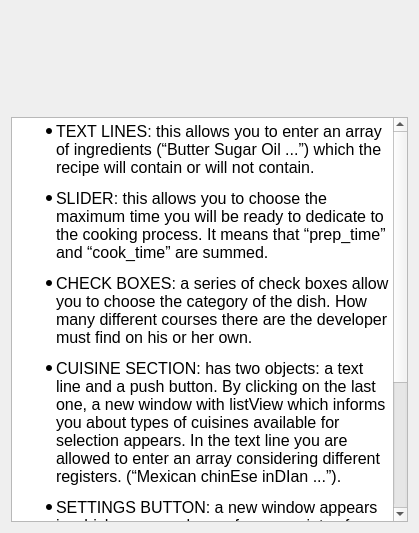
<?xml version="1.0" encoding="UTF-8"?>
<ui version="4.0">
 <class>About</class>
 <widget class="QDialog" name="About">
  <property name="geometry">
   <rect>
    <x>0</x>
    <y>0</y>
    <width>419</width>
    <height>533</height>
   </rect>
  </property>
  <property name="windowTitle">
   <string>about app</string>
  </property>
  <layout class="QGridLayout" name="gridLayout">
   <item row="1" column="0">
    <widget class="QTextEdit" name="textEdit">
     <property name="readOnly">
      <bool>true</bool>
     </property>
     <property name="html">
      <string>&lt;!DOCTYPE HTML PUBLIC &quot;-//W3C//DTD HTML 4.0//EN&quot; &quot;http://www.w3.org/TR/REC-html40/strict.dtd&quot;&gt;
&lt;html&gt;&lt;head&gt;&lt;meta name=&quot;qrichtext&quot; content=&quot;1&quot; /&gt;&lt;meta charset=&quot;utf-8&quot; /&gt;&lt;style type=&quot;text/css&quot;&gt;
p, li { white-space: pre-wrap; }
&lt;/style&gt;&lt;/head&gt;&lt;body style=&quot; font-family:'.AppleSystemUIFont'; font-size:13pt; font-weight:400; font-style:normal;&quot;&gt;
&lt;ul style=&quot;margin-top: 0px; margin-bottom: 0px; margin-left: 0px; margin-right: 0px; -qt-list-indent: 1;&quot;&gt;&lt;li style=&quot; font-family:'SymbolMT'; font-size:12pt;&quot; style=&quot; margin-top:12px; margin-bottom:12px; margin-left:0px; margin-right:0px; -qt-block-indent:0; text-indent:0px;&quot;&gt;&lt;span style=&quot; font-family:'TimesNewRomanPSMT';&quot;&gt;TEXT LINES: this allows you to enter an array of ingredients (“Butter Sugar Oil ...”) which the recipe will contain or will not contain.&lt;/span&gt;&lt;/li&gt;
&lt;li style=&quot; font-family:'SymbolMT'; font-size:12pt;&quot; style=&quot; margin-top:12px; margin-bottom:12px; margin-left:0px; margin-right:0px; -qt-block-indent:0; text-indent:0px;&quot;&gt;&lt;span style=&quot; font-family:'TimesNewRomanPSMT';&quot;&gt;SLIDER: this allows you to choose the maximum time you will be ready to dedicate to the cooking process. It means that “prep_time” and “cook_time” are summed.&lt;/span&gt;&lt;/li&gt;
&lt;li style=&quot; font-family:'SymbolMT'; font-size:12pt;&quot; style=&quot; margin-top:12px; margin-bottom:12px; margin-left:0px; margin-right:0px; -qt-block-indent:0; text-indent:0px;&quot;&gt;&lt;span style=&quot; font-family:'TimesNewRomanPSMT';&quot;&gt;CHECK BOXES: a series of check boxes allow you to choose the category of the dish. How many different courses there are the developer must find on his or her own. &lt;/span&gt;&lt;/li&gt;
&lt;li style=&quot; font-family:'SymbolMT'; font-size:12pt;&quot; style=&quot; margin-top:12px; margin-bottom:12px; margin-left:0px; margin-right:0px; -qt-block-indent:0; text-indent:0px;&quot;&gt;&lt;span style=&quot; font-family:'TimesNewRomanPSMT';&quot;&gt;CUISINE SECTION: has two objects: a text line and a push button. By clicking on the last one, a new window with listView which informs you about types of cuisines available for selection appears. In the text line you are allowed to enter an array considering different registers. (“Mexican chinEse inDIan ...”).&lt;/span&gt;&lt;/li&gt;
&lt;li style=&quot; font-family:'TimesNewRomanPSMT'; font-size:12pt;&quot; style=&quot; margin-top:12px; margin-bottom:12px; margin-left:0px; margin-right:0px; -qt-block-indent:0; text-indent:0px;&quot;&gt;SETTINGS BUTTON: a new window appears in which you can choose from a variety of radio boxes with the name “DIET”.&lt;/li&gt;
&lt;li style=&quot; font-family:'TimesNewRomanPSMT'; font-size:12pt;&quot; style=&quot; margin-top:12px; margin-bottom:12px; margin-left:0px; margin-right:0px; -qt-block-indent:0; text-indent:0px;&quot;&gt;CONFIRM: a new window appears which contains the information about all the dishes that are suitable for you.&lt;/li&gt;
&lt;li style=&quot; font-family:'TimesNewRomanPSMT'; font-size:12pt;&quot; style=&quot; margin-top:12px; margin-bottom:12px; margin-left:0px; margin-right:0px; -qt-block-indent:0; text-indent:0px;&quot;&gt;TABLES: there are the main table and table of favourites, where you can find an information about dishes.&lt;/li&gt;&lt;/ul&gt;
&lt;p style=&quot; margin-top:12px; margin-bottom:12px; margin-left:0px; margin-right:0px; -qt-block-indent:1; text-indent:0px;&quot;&gt;&lt;span style=&quot; font-family:'Poppins','sans-serif'; font-size:11pt; color:#ffffff; background-color:rgba(0,0,0,0.07451);&quot;&gt;student ID: 132&lt;/span&gt;&lt;/p&gt;&lt;/body&gt;&lt;/html&gt;</string>
     </property>
    </widget>
   </item>
   <item row="0" column="0">
    <widget class="QWidget" name="widget" native="true">
     <property name="minimumSize">
      <size>
       <width>100</width>
       <height>100</height>
      </size>
     </property>
    </widget>
   </item>
  </layout>
 </widget>
 <resources/>
 <connections/>
</ui>
